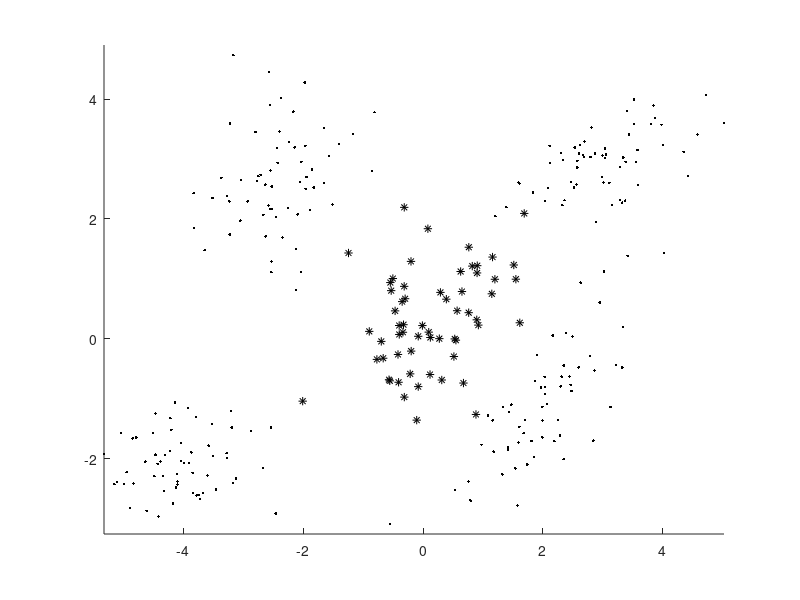

Write MATLAB code to recreate this figure. (Note: this script raises an error after producing the figure.)
%-----------------------------------------------------------------
%  Exercise 13.22
%  Gaussian mixture modeling with variational EM algorithm
%  Use error_ellipse function.
%-----------------------------------------------------------------


clc; clear; close all; format long eng; format compact;

rng('default');

% #samples
N = 300; 

% dimension
l = 2; 

% #Gaussians
K = 25; 

% true parameters
mu = [-2.5 -4 2 0.1 3;2.5 -2 -1 .2 3];
Sigma1 = [.5 .081;.081 .7]; Sigma2 = [.4 .02;.02 .3]; Sigma3 = [.6 .531;.531 .9]; Sigma4 = [.5 .22;.22 .8]; Sigma5 = [.88 .2;.2 .22];

% generate data
x1 = mvnrnd(mu(:,1), Sigma1, N/5);
x2 = mvnrnd(mu(:,2), Sigma2, N/5);
x3 = mvnrnd(mu(:,3), Sigma3, N/5);
x4 = mvnrnd(mu(:,4), Sigma4, N/5);
x5 = mvnrnd(mu(:,5), Sigma5, N/5);

% plot generated data
% plot(x1(:,1),x1(:,2),'.b',x2(:,1),x2(:,2),'.g',x3(:,1),x3(:,2),'.r',x4(:,1),x4(:,2),'.m',x5(:,1),x5(:,2),'.k'); %plot data
 
% data matrix
X = [x1.' x2.' x3.' x4.' x5.' ];

% EM algorithm

% initialization
NofIter = 300;
conf = .8;
Pk = 1/K* ones(K,1);
mu = 2 * randn(l,K);
Sigmak = rand(l,l,K) + 5e1 *  repmat(eye(l),[1 1 K]);
Sigmak_inv = Sigmak;
gammakn = zeros(K,N);

% plot initial Gaussians
figure; axis('equal');
hold on;
plot(x1(:,1),x1(:,2),'k.',x2(:,1),x2(:,2),'k.',x3(:,1),x3(:,2),'k.',x4(:,1),x4(:,2),'*k',x5(:,1),x5(:,2),'.k'); axis('equal');
for k = 1 : K,  if Pk(k)~=0, error_ellipse((Sigmak(:,:,k)),'mu',mu(:,k), 'conf', conf, 'style', 'r'); axis('equal'); end, end
hold off;

for i = 1 : NofIter
    % E-step
    for k = 1 : K
        Sigmak_inv(:,:,k) = inv(Sigmak(:,:,k));
    end
    
    for k = 1 : K
        for n = 1 : N
            gammakn(k,n)= Pk(k) * ((2 * pi)^(- .5 * l) * det(Sigmak(:,:,k))^( - .5) * exp(-.5 * (X(:,n) - mu(:,k)).' * Sigmak_inv(:,:,k) * (X(:,n) - mu(:,k))));
        end
    end
    gammakn = gammakn ./ repmat(sum(gammakn,1),[K 1]);
    
    % M-step
    Nk = sum(gammakn,2);
    
    for k = 1 : K
        if Nk(k)
            mu(:,k) = 1/Nk(k) * (X * gammakn(k,:).');
            tmp = 1e-5 * eye(l);
            for n = 1 : N
                tmp = tmp + gammakn(k,n) * ((X(:,n) - mu(:,k)) * (X(:,n) - mu(:,k)).');
            end
            Sigmak(:,:,k) = 1/Nk(k) * tmp;
        end
    end
    
    Pk = Nk / N;
end

% plot EM estimates
figure; axis('equal');
hold on;
plot(x1(:,1),x1(:,2),'k.',x2(:,1),x2(:,2),'k.',x3(:,1),x3(:,2),'k.',x4(:,1),x4(:,2),'*k',x5(:,1),x5(:,2),'.k'); axis('equal');
for k = 1 : K,  if Pk(k)~=0, error_ellipse((Sigmak(:,:,k)),'mu',mu(:,k), 'conf', conf, 'style','r'); axis('equal'); end, end 
axis('equal');
hold off;


% Variational Bayes algorithm

% initialization
NofIter = 300;
conf = .8;
beta = 1;
nu = ones(K,1);
W0_inv = eye(l);
EQk = repmat(W0_inv,[1 1 K]);
Pk = 1/K * ones(K,1);
ElnQk = ones(K,1);
mu_tilde =  randn(l,K);
Q_tilde_inv = rand(l,l,K) + 5e1 *  repmat(eye(l),[1 1 K]);
Q_tilde = 1./(Q_tilde_inv);
Emukmuk = Q_tilde;
Wk_inv = zeros(l,l,K);
pik = zeros(K,N);

% plot initial Gaussians
figure; axis('equal');
hold on;
plot(x1(:,1),x1(:,2),'k.',x2(:,1),x2(:,2),'k.',x3(:,1),x3(:,2),'k.',x4(:,1),x4(:,2),'*k',x5(:,1),x5(:,2),'.k'); axis('equal');
for k = 1 : K,  if Pk(k)~=0, error_ellipse((Q_tilde_inv(:,:,k)),'mu',mu_tilde(:,k), 'conf', conf,'style','r'); axis('equal'); end, end
hold off;

for i = 1 : NofIter
    % E-step 1a
    for k = 1 : K
        for n = 1 : N
            pik(k,n) = Pk(k) * exp(.5 * ElnQk(k) - .5 * trace(EQk(:,:,k) * (X(:,n) * X(:,n).' - X(:,n) * mu_tilde(:,k).' - mu_tilde(:,k) * X(:,n).' + Emukmuk(:,:,k)) ) );
        end
    end
    pnk = pik ./ repmat(sum(pik,1), [size(pik,1) 1]);
    
    % E-step 1b
    pnk_sumk = sum(pnk,2);
    for k = 1 : K
        Q_tilde(:,:,k) = beta * eye(l) + EQk(:,:,k) * pnk_sumk(k);
        Q_tilde_inv(:,:,k) = inv(Q_tilde(:,:,k));
        mu_tilde(:,k) =  Q_tilde_inv(:,:,k) * EQk(:,:,k) * (X * pnk(k,:).');
        Emukmuk(:,:,k) = Q_tilde_inv(:,:,k) + mu_tilde(:,k) * mu_tilde(:,k).';
    end
    
    % E-step 1c
    nuk =  nu + pnk_sumk;
    for k = 1 : K
        Wk_inv(:,:,k) = W0_inv;
        for n = 1 : N
            Wk_inv(:,:,k) = Wk_inv(:,:,k) + pnk(k,n) * (X(:,n) * X(:,n).' - mu_tilde(:,k) * X(:,n).' - X(:,n) * mu_tilde(:,k).' + Emukmuk(:,:,k));
        end
        Wk = inv(Wk_inv(:,:,k));
        EQk(:,:,k) = nuk(k) * Wk; 
        ElnQk(k) = psi(.5 * nuk(k)) + psi(.5 * (nuk(k) - 1) ) + l * log(2) + log(det(Wk));
    end
    
    % M-step
    Pk = 1/N * pnk_sumk;
end

% plot the results
figure;
hold on;
plot(x1(:,1),x1(:,2),'k.',x2(:,1),x2(:,2),'k.',x3(:,1),x3(:,2),'k.',x4(:,1),x4(:,2),'*k',x5(:,1),x5(:,2),'.k'); axis('equal');
for k = 1 : K,  if Pk(k)~=0, error_ellipse((inv(EQk(:,:,k))),'mu',mu_tilde(:,k), 'conf', conf,'style','r'); axis('equal'); end, end
axis('equal');
hold off;